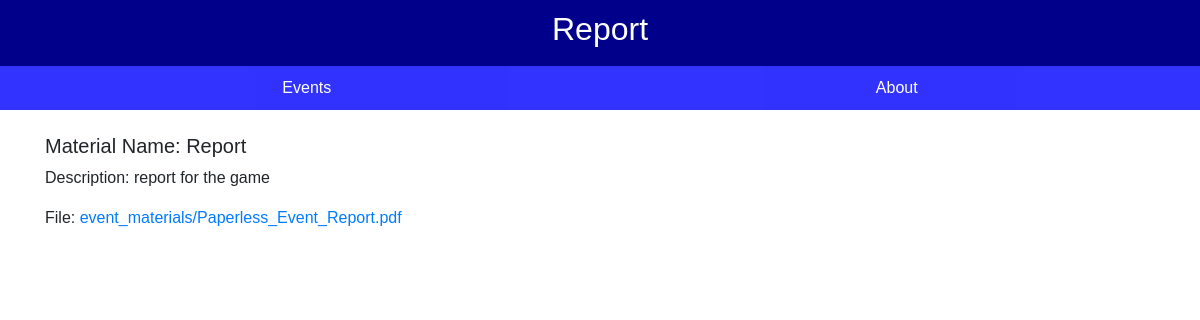
The page /material/5/ on the database its author committed.
### events/models.py (models this page shows)
class Material(models.Model):
    name = models.CharField(max_length=255)
    event = models.ForeignKey(Event, on_delete=models.CASCADE, related_name='materials')
    file = models.FileField(upload_to='event_materials/')
    description = models.TextField()

### events/views.py (the view)
# urls.py: path('material/<int:pk>/', material_detail, name='material_detail'),
def material_detail(request, pk):
    material = get_object_or_404(Material, pk=pk)
    return render(request, 'events/material_detail.html', {'material': material})

### events/templates/events/material_detail.html (shortened to what this page needs)
{% extends 'base.html' %}
{% block content_title %}{{ material.name }}{% endblock %}
{% block content %}
    <div class="container pt-4">
        <h5>Material Name: {{ material.name }}</h5>
        <p>Description: {{ material.description }}</p>
        <p>File: <a href="{{ material.file.url }}" target="_blank">{{ material.file.name }}</a></p>
    </div>
{% endblock %}

### templates/base.html (style rules this page uses)
body { font-family: Arial, sans-serif; margin: 0; padding: 0; }

### rows shown on the page
Material: name "Report", description "report for the game", file.name "event_materials/Paperless_Event_Report.pdf"
